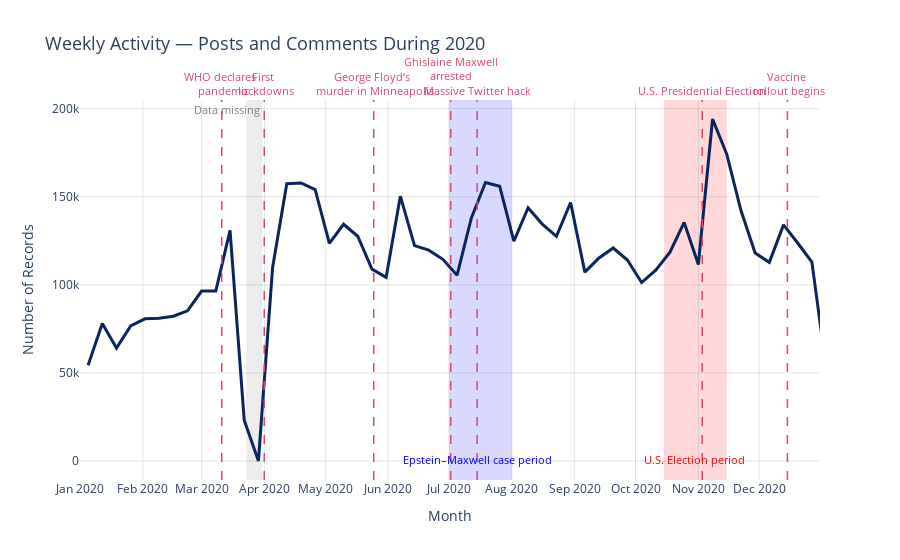

Notebook cell for this chart:
### Code cell
import plotly.graph_objects as go
from datetime import datetime
import time

df["created"] = pd.to_datetime(df["created"], errors="coerce")
df = df[(df["created"] >= "2020-01-01") & (df["created"] < "2021-01-01")]

df["Submissions"] = df["is_submission"].astype(int)
df["Comments"] = (~df["is_submission"]).astype(int)

weekly = df.set_index("created").resample("W").agg(
    Submissions=("Submissions", "sum"),
    Comments=("Comments", "sum")
).reset_index()

weekly["Total"] = weekly["Submissions"] + weekly["Comments"]
weekly["Total"] = weekly["Total"].interpolate()


fig = go.Figure()

fig.add_trace(go.Scatter(
    x=weekly["created"],
    y=weekly["Total"],
    mode="lines",
    name="Total Activity",
    line=dict(color=colors[0], width=3)
))

events = {
    "2020-03-11": "WHO declares <br> pandemic",
    "2020-04-01": "First <br> lockdowns",
    "2020-12-15": "Vaccine <br> rollout begins",
    "2020-05-25": "George Floyd’s <br> murder in Minneapolis",
    "2020-07-15": "Massive Twitter hack",
    "2020-07-02": "Ghislaine Maxwell<br>arrested<br>.",
    "2020-11-03": "U.S. Presidential Election"
}

for d, label in events.items():
    ts = time.mktime(datetime.strptime(d, "%Y-%m-%d").timetuple()) * 1000
    if d < "2021-01-01":
        fig.add_vline(
            x=ts,
            line_width=1.5,
            line_dash="dash",
            line_color=colors[4],
            annotation_text=label,
            annotation_position="top",
            annotation_font=dict(size=11, color=colors[4])
        )
fig.add_vrect(
    x0="2020-03-23", x1="2020-03-31",
    fillcolor="gray",
    opacity=0.15,
    layer="below",
    line_width=0,
    annotation_text="Data missing",
    annotation_position="top right",
    annotation_font=dict(size=11, color="gray")
)
fig.add_vrect(
    x0="2020-07-01", x1="2020-08-01",
    fillcolor="blue",
    opacity=0.15,
    layer="below",
    line_width=0
)
fig.add_annotation(
    x="2020-07-15",
    y=0.03, yref="paper",
    text="Epstein–Maxwell case period",
    showarrow=False,
    font=dict(size=11, color="blue"),
    yanchor="bottom"
)

fig.add_vrect(
    x0="2020-10-15", x1="2020-11-15",
    fillcolor="red",
    opacity=0.15,
    layer="below",
    line_width=0
)
fig.add_annotation(
    x="2020-10-30",
    y=0.03, yref="paper",
    text="U.S. Election period",
    showarrow=False,
    font=dict(size=11, color="red"),
    yanchor="bottom"
)




fig.update_layout(
    title="Weekly Activity — Posts and Comments During 2020",
    xaxis_title="Month",
    yaxis_title="Number of Records",
    plot_bgcolor="white",
    title_font_size=18,
    legend=dict(
        title=None,
        orientation="h",
        yanchor="bottom", y=1.02,
        xanchor="right", x=1
    ),
    xaxis=dict(
        type="date",
        dtick="M1",
        tickformat="%b %Y",
        showgrid=True,
        gridcolor="rgba(0,0,0,0.1)",
        gridwidth=1,
        zeroline=False,
        range=["2020-01-01", "2020-12-31"]
    ),
    yaxis=dict(
        showgrid=True,
        gridcolor="rgba(0,0,0,0.1)",
        gridwidth=1,
        zeroline=False
    )
)

fig.show()

### Figure 1 — Plotly figure (JSON) as saved in the notebook; plotly's stock layout.template omitted (floating-point values rounded to 4 significant figures)
{"data": [{"line": {"color": "#0b255c", "width": 3}, "mode": "lines", "name": "Total Activity", "type": "scatter", "x": ["2020-01-05T00:00:00.000000000", "2020-01-12T00:00:00.000000000", "2020-01-19T00:00:00.000000000", "2020-01-26T00:00:00.000000000", "2020-02-02T00:00:00.000000000", "2020-02-09T00:00:00.000000000", "2020-02-16T00:00:00.000000000", "2020-02-23T00:00:00.000000000", "2020-03-01T00:00:00.000000000", "2020-03-08T00:00:00.000000000", "2020-03-15T00:00:00.000000000", "2020-03-22T00:00:00.000000000", "2020-03-29T00:00:00.000000000", "2020-04-05T00:00:00.000000000", "2020-04-12T00:00:00.000000000", "2020-04-19T00:00:00.000000000", "2020-04-26T00:00:00.000000000", "2020-05-03T00:00:00.000000000", "2020-05-10T00:00:00.000000000", "2020-05-17T00:00:00.000000000", "2020-05-24T00:00:00.000000000", "2020-05-31T00:00:00.000000000", "2020-06-07T00:00:00.000000000", "2020-06-14T00:00:00.000000000", "2020-06-21T00:00:00.000000000", "2020-06-28T00:00:00.000000000", "2020-07-05T00:00:00.000000000", "2020-07-12T00:00:00.000000000", "2020-07-19T00:00:00.000000000", "2020-07-26T00:00:00.000000000", "2020-08-02T00:00:00.000000000", "2020-08-09T00:00:00.000000000", "2020-08-16T00:00:00.000000000", "2020-08-23T00:00:00.000000000", "2020-08-30T00:00:00.000000000", "2020-09-06T00:00:00.000000000", "2020-09-13T00:00:00.000000000", "2020-09-20T00:00:00.000000000", "2020-09-27T00:00:00.000000000", "2020-10-04T00:00:00.000000000", "2020-10-11T00:00:00.000000000", "2020-10-18T00:00:00.000000000", "2020-10-25T00:00:00.000000000", "2020-11-01T00:00:00.000000000", "2020-11-08T00:00:00.000000000", "2020-11-15T00:00:00.000000000", "2020-11-22T00:00:00.000000000", "2020-11-29T00:00:00.000000000", "2020-12-06T00:00:00.000000000", "2020-12-13T00:00:00.000000000", "2020-12-20T00:00:00.000000000", "2020-12-27T00:00:00.000000000", "2021-01-03T00:00:00.000000000"], "y": [54408, 78080, 64153, 76673, 80715, 81100, 82173, 85257, 96507, 96542, 130895, 23207, 0, 109828, 157439, 157821, 154086, 123581, 134411, 127598, 108946, 104292, 150369, 122300, 119694, 114518, 105467, 137836, 158115, 156000, 124772, 143737, 134489, 127524, 146766, 107204, 115262, 120928, 114096, 101292, 108383, 118594, 135456, 111536, 194161, 174216, 142334, 118115, 112776, 134059, 123758, 112945, 53146]}], "layout": {"annotations": [{"font": {"color": "#de4571", "size": 11}, "showarrow": false, "text": "WHO declares <br> pandemic", "x": 1583877600000, "xanchor": "center", "xref": "x", "y": 1, "yanchor": "bottom", "yref": "y domain"}, {"font": {"color": "#de4571", "size": 11}, "showarrow": false, "text": "First <br> lockdowns", "x": 1585688400000, "xanchor": "center", "xref": "x", "y": 1, "yanchor": "bottom", "yref": "y domain"}, {"font": {"color": "#de4571", "size": 11}, "showarrow": false, "text": "Vaccine <br> rollout begins", "x": 1607983200000, "xanchor": "center", "xref": "x", "y": 1, "yanchor": "bottom", "yref": "y domain"}, {"font": {"color": "#de4571", "size": 11}, "showarrow": false, "text": "George Floyd’s <br> murder in Minneapolis", "x": 1590354000000, "xanchor": "center", "xref": "x", "y": 1, "yanchor": "bottom", "yref": "y domain"}, {"font": {"color": "#de4571", "size": 11}, "showarrow": false, "text": "Massive Twitter hack", "x": 1594760400000, "xanchor": "center", "xref": "x", "y": 1, "yanchor": "bottom", "yref": "y domain"}, {"font": {"color": "#de4571", "size": 11}, "showarrow": false, "text": "Ghislaine Maxwell<br>arrested<br>.", "x": 1593637200000, "xanchor": "center", "xref": "x", "y": 1, "yanchor": "bottom", "yref": "y domain"}, {"font": {"color": "#de4571", "size": 11}, "showarrow": false, "text": "U.S. Presidential Election", "x": 1604354400000, "xanchor": "center", "xref": "x", "y": 1, "yanchor": "bottom", "yref": "y domain"}, {"font": {"color": "gray", "size": 11}, "showarrow": false, "text": "Data missing", "x": "2020-03-31", "xanchor": "right", "xref": "x", "y": 1, "yanchor": "top", "yref": "y domain"}, {"font": {"color": "blue", "size": 11}, "showarrow": false, "text": "Epstein–Maxwell case period", "x": "2020-07-15", "y": 0.03, "yanchor": "bottom", "yref": "paper"}, {"font": {"color": "red", "size": 11}, "showarrow": false, "text": "U.S. Election period", "x": "2020-10-30", "y": 0.03, "yanchor": "bottom", "yref": "paper"}], "legend": {"orientation": "h", "title": {}, "x": 1, "xanchor": "right", "y": 1.02, "yanchor": "bottom"}, "plot_bgcolor": "white", "shapes": [{"line": {"color": "#de4571", "dash": "dash", "width": 1.5}, "type": "line", "x0": 1583877600000, "x1": 1583877600000, "xref": "x", "y0": 0, "y1": 1, "yref": "y domain"}, {"line": {"color": "#de4571", "dash": "dash", "width": 1.5}, "type": "line", "x0": 1585688400000, "x1": 1585688400000, "xref": "x", "y0": 0, "y1": 1, "yref": "y domain"}, {"line": {"color": "#de4571", "dash": "dash", "width": 1.5}, "type": "line", "x0": 1607983200000, "x1": 1607983200000, "xref": "x", "y0": 0, "y1": 1, "yref": "y domain"}, {"line": {"color": "#de4571", "dash": "dash", "width": 1.5}, "type": "line", "x0": 1590354000000, "x1": 1590354000000, "xref": "x", "y0": 0, "y1": 1, "yref": "y domain"}, {"line": {"color": "#de4571", "dash": "dash", "width": 1.5}, "type": "line", "x0": 1594760400000, "x1": 1594760400000, "xref": "x", "y0": 0, "y1": 1, "yref": "y domain"}, {"line": {"color": "#de4571", "dash": "dash", "width": 1.5}, "type": "line", "x0": 1593637200000, "x1": 1593637200000, "xref": "x", "y0": 0, "y1": 1, "yref": "y domain"}, {"line": {"color": "#de4571", "dash": "dash", "width": 1.5}, "type": "line", "x0": 1604354400000, "x1": 1604354400000, "xref": "x", "y0": 0, "y1": 1, "yref": "y domain"}, {"fillcolor": "gray", "layer": "below", "line": {"width": 0}, "opacity": 0.15, "type": "rect", "x0": "2020-03-23", "x1": "2020-03-31", "xref": "x", "y0": 0, "y1": 1, "yref": "y domain"}, {"fillcolor": "blue", "layer": "below", "line": {"width": 0}, "opacity": 0.15, "type": "rect", "x0": "2020-07-01", "x1": "2020-08-01", "xref": "x", "y0": 0, "y1": 1, "yref": "y domain"}, {"fillcolor": "red", "layer": "below", "line": {"width": 0}, "opacity": 0.15, "type": "rect", "x0": "2020-10-15", "x1": "2020-11-15", "xref": "x", "y0": 0, "y1": 1, "yref": "y domain"}], "title": {"font": {"size": 18}, "text": "Weekly Activity — Posts and Comments During 2020"}, "xaxis": {"dtick": "M1", "gridcolor": "rgba(0,0,0,0.1)", "gridwidth": 1, "range": ["2020-01-01", "2020-12-31"], "showgrid": true, "tickformat": "%b %Y", "title": {"text": "Month"}, "type": "date", "zeroline": false}, "yaxis": {"gridcolor": "rgba(0,0,0,0.1)", "gridwidth": 1, "showgrid": true, "title": {"text": "Number of Records"}, "zeroline": false}}}
